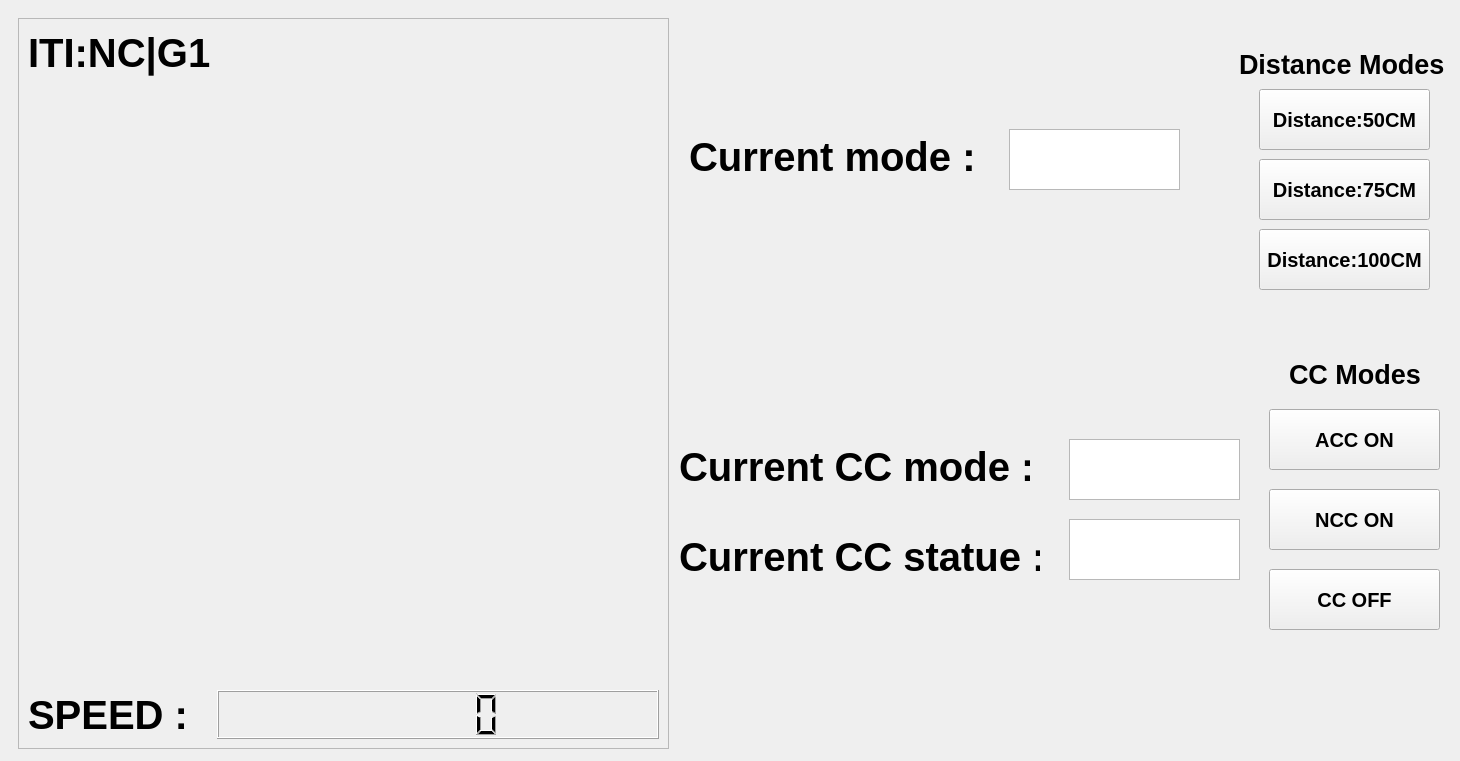
<?xml version="1.0" encoding="UTF-8"?>
<ui version="4.0">
 <class>MainWindow</class>
 <widget class="QMainWindow" name="MainWindow">
  <property name="geometry">
   <rect>
    <x>0</x>
    <y>0</y>
    <width>1460</width>
    <height>761</height>
   </rect>
  </property>
  <property name="windowTitle">
   <string>AnalogGaugeWidget_Demo</string>
  </property>
  <property name="styleSheet">
   <string notr="true"/>
  </property>
  <widget class="QWidget" name="centralwidget">
   <property name="styleSheet">
    <string notr="true"/>
   </property>
   <layout class="QVBoxLayout" name="verticalLayout_2">
    <item>
     <widget class="QFrame" name="frame">
      <widget class="QFrame" name="frame_2">
       <property name="geometry">
        <rect>
         <x>9</x>
         <y>9</y>
         <width>651</width>
         <height>731</height>
        </rect>
       </property>
       <property name="frameShape">
        <enum>QFrame::StyledPanel</enum>
       </property>
       <property name="frameShadow">
        <enum>QFrame::Raised</enum>
       </property>
       <layout class="QFormLayout" name="formLayout">
        <item row="0" column="0">
         <widget class="QLabel" name="label_28">
          <property name="font">
           <font>
            <pointsize>30</pointsize>
            <weight>75</weight>
            <bold>true</bold>
           </font>
          </property>
          <property name="text">
           <string>ITI:NC|G1</string>
          </property>
         </widget>
        </item>
        <item row="2" column="1">
         <widget class="QLCDNumber" name="SpeedLCD"/>
        </item>
        <item row="1" column="0" colspan="2">
         <widget class="AnalogGaugeWidget" name="widget" native="true">
          <property name="sizePolicy">
           <sizepolicy hsizetype="Expanding" vsizetype="Expanding">
            <horstretch>1</horstretch>
            <verstretch>1</verstretch>
           </sizepolicy>
          </property>
          <property name="minimumSize">
           <size>
            <width>300</width>
            <height>300</height>
           </size>
          </property>
          <property name="maximumSize">
           <size>
            <width>600</width>
            <height>600</height>
           </size>
          </property>
          <property name="baseSize">
           <size>
            <width>300</width>
            <height>300</height>
           </size>
          </property>
          <property name="styleSheet">
           <string notr="true"/>
          </property>
          <layout class="QHBoxLayout" name="horizontalLayout"/>
         </widget>
        </item>
        <item row="2" column="0">
         <widget class="QLabel" name="label_32">
          <property name="font">
           <font>
            <pointsize>30</pointsize>
            <weight>75</weight>
            <bold>true</bold>
           </font>
          </property>
          <property name="text">
           <string>SPEED :</string>
          </property>
         </widget>
        </item>
       </layout>
      </widget>
      <widget class="QPushButton" name="ButtonDistance50">
       <property name="geometry">
        <rect>
         <x>1250</x>
         <y>80</y>
         <width>171</width>
         <height>61</height>
        </rect>
       </property>
       <property name="font">
        <font>
         <pointsize>15</pointsize>
         <weight>75</weight>
         <bold>true</bold>
        </font>
       </property>
       <property name="text">
        <string>Distance:50CM</string>
       </property>
      </widget>
      <widget class="QPushButton" name="ButtonDistance75">
       <property name="geometry">
        <rect>
         <x>1250</x>
         <y>150</y>
         <width>171</width>
         <height>61</height>
        </rect>
       </property>
       <property name="font">
        <font>
         <pointsize>15</pointsize>
         <weight>75</weight>
         <bold>true</bold>
        </font>
       </property>
       <property name="text">
        <string>Distance:75CM</string>
       </property>
      </widget>
      <widget class="QPushButton" name="ButtonDistance100">
       <property name="geometry">
        <rect>
         <x>1250</x>
         <y>220</y>
         <width>171</width>
         <height>61</height>
        </rect>
       </property>
       <property name="font">
        <font>
         <pointsize>15</pointsize>
         <weight>75</weight>
         <bold>true</bold>
        </font>
       </property>
       <property name="text">
        <string>Distance:100CM</string>
       </property>
      </widget>
      <widget class="QPushButton" name="ButtonACC_ON">
       <property name="geometry">
        <rect>
         <x>1260</x>
         <y>400</y>
         <width>171</width>
         <height>61</height>
        </rect>
       </property>
       <property name="font">
        <font>
         <pointsize>15</pointsize>
         <weight>75</weight>
         <bold>true</bold>
        </font>
       </property>
       <property name="text">
        <string>ACC ON</string>
       </property>
      </widget>
      <widget class="QPushButton" name="ButtonCC_OFF">
       <property name="geometry">
        <rect>
         <x>1260</x>
         <y>560</y>
         <width>171</width>
         <height>61</height>
        </rect>
       </property>
       <property name="font">
        <font>
         <pointsize>15</pointsize>
         <weight>75</weight>
         <bold>true</bold>
        </font>
       </property>
       <property name="text">
        <string>CC OFF</string>
       </property>
      </widget>
      <widget class="QPushButton" name="ButtonNCC_ON">
       <property name="geometry">
        <rect>
         <x>1260</x>
         <y>480</y>
         <width>171</width>
         <height>61</height>
        </rect>
       </property>
       <property name="font">
        <font>
         <pointsize>15</pointsize>
         <weight>75</weight>
         <bold>true</bold>
        </font>
       </property>
       <property name="text">
        <string>NCC ON</string>
       </property>
      </widget>
      <widget class="QTextBrowser" name="TextCC_O_Mode">
       <property name="geometry">
        <rect>
         <x>1060</x>
         <y>430</y>
         <width>171</width>
         <height>61</height>
        </rect>
       </property>
       <property name="html">
        <string>&lt;!DOCTYPE HTML PUBLIC &quot;-//W3C//DTD HTML 4.0//EN&quot; &quot;http://www.w3.org/TR/REC-html40/strict.dtd&quot;&gt;
&lt;html&gt;&lt;head&gt;&lt;meta name=&quot;qrichtext&quot; content=&quot;1&quot; /&gt;&lt;style type=&quot;text/css&quot;&gt;
p, li { white-space: pre-wrap; }
&lt;/style&gt;&lt;/head&gt;&lt;body style=&quot; font-family:'Ubuntu'; font-size:8pt; font-weight:400; font-style:normal;&quot;&gt;
&lt;p align=&quot;center&quot; style=&quot;-qt-paragraph-type:empty; margin-top:0px; margin-bottom:0px; margin-left:0px; margin-right:0px; -qt-block-indent:0; text-indent:0px; font-size:11pt;&quot;&gt;&lt;br /&gt;&lt;/p&gt;&lt;/body&gt;&lt;/html&gt;</string>
       </property>
      </widget>
      <widget class="QTextBrowser" name="TextOCC_Statue">
       <property name="geometry">
        <rect>
         <x>1060</x>
         <y>510</y>
         <width>171</width>
         <height>61</height>
        </rect>
       </property>
       <property name="html">
        <string>&lt;!DOCTYPE HTML PUBLIC &quot;-//W3C//DTD HTML 4.0//EN&quot; &quot;http://www.w3.org/TR/REC-html40/strict.dtd&quot;&gt;
&lt;html&gt;&lt;head&gt;&lt;meta name=&quot;qrichtext&quot; content=&quot;1&quot; /&gt;&lt;style type=&quot;text/css&quot;&gt;
p, li { white-space: pre-wrap; }
&lt;/style&gt;&lt;/head&gt;&lt;body style=&quot; font-family:'Ubuntu'; font-size:8pt; font-weight:400; font-style:normal;&quot;&gt;
&lt;p align=&quot;center&quot; style=&quot;-qt-paragraph-type:empty; margin-top:0px; margin-bottom:0px; margin-left:0px; margin-right:0px; -qt-block-indent:0; text-indent:0px; font-size:11pt;&quot;&gt;&lt;br /&gt;&lt;/p&gt;&lt;/body&gt;&lt;/html&gt;</string>
       </property>
      </widget>
      <widget class="QTextBrowser" name="TextODistanceMode">
       <property name="geometry">
        <rect>
         <x>1000</x>
         <y>120</y>
         <width>171</width>
         <height>61</height>
        </rect>
       </property>
       <property name="html">
        <string>&lt;!DOCTYPE HTML PUBLIC &quot;-//W3C//DTD HTML 4.0//EN&quot; &quot;http://www.w3.org/TR/REC-html40/strict.dtd&quot;&gt;
&lt;html&gt;&lt;head&gt;&lt;meta name=&quot;qrichtext&quot; content=&quot;1&quot; /&gt;&lt;style type=&quot;text/css&quot;&gt;
p, li { white-space: pre-wrap; }
&lt;/style&gt;&lt;/head&gt;&lt;body style=&quot; font-family:'Ubuntu'; font-size:8pt; font-weight:400; font-style:normal;&quot;&gt;
&lt;p align=&quot;center&quot; style=&quot;-qt-paragraph-type:empty; margin-top:0px; margin-bottom:0px; margin-left:0px; margin-right:0px; -qt-block-indent:0; text-indent:0px; font-size:11pt;&quot;&gt;&lt;br /&gt;&lt;/p&gt;&lt;/body&gt;&lt;/html&gt;</string>
       </property>
      </widget>
      <widget class="QLabel" name="label_29">
       <property name="geometry">
        <rect>
         <x>680</x>
         <y>100</y>
         <width>321</width>
         <height>95</height>
        </rect>
       </property>
       <property name="font">
        <font>
         <pointsize>30</pointsize>
         <weight>75</weight>
         <bold>true</bold>
        </font>
       </property>
       <property name="text">
        <string>Current mode : </string>
       </property>
      </widget>
      <widget class="QLabel" name="label_30">
       <property name="geometry">
        <rect>
         <x>670</x>
         <y>410</y>
         <width>351</width>
         <height>95</height>
        </rect>
       </property>
       <property name="font">
        <font>
         <pointsize>30</pointsize>
         <weight>75</weight>
         <bold>true</bold>
        </font>
       </property>
       <property name="text">
        <string>Current CC mode :</string>
       </property>
      </widget>
      <widget class="QLabel" name="label_31">
       <property name="geometry">
        <rect>
         <x>670</x>
         <y>500</y>
         <width>361</width>
         <height>95</height>
        </rect>
       </property>
       <property name="font">
        <font>
         <pointsize>30</pointsize>
         <weight>75</weight>
         <bold>true</bold>
        </font>
       </property>
       <property name="text">
        <string>Current CC statue : </string>
       </property>
      </widget>
      <widget class="QLabel" name="label_33">
       <property name="geometry">
        <rect>
         <x>1230</x>
         <y>30</y>
         <width>211</width>
         <height>51</height>
        </rect>
       </property>
       <property name="font">
        <font>
         <pointsize>20</pointsize>
         <weight>75</weight>
         <bold>true</bold>
        </font>
       </property>
       <property name="text">
        <string>Distance Modes</string>
       </property>
      </widget>
      <widget class="QLabel" name="label_34">
       <property name="geometry">
        <rect>
         <x>1280</x>
         <y>340</y>
         <width>131</width>
         <height>51</height>
        </rect>
       </property>
       <property name="font">
        <font>
         <pointsize>20</pointsize>
         <weight>75</weight>
         <bold>true</bold>
        </font>
       </property>
       <property name="text">
        <string>CC Modes</string>
       </property>
      </widget>
     </widget>
    </item>
   </layout>
  </widget>
 </widget>
 <customwidgets>
  <customwidget>
   <class>AnalogGaugeWidget</class>
   <extends>QWidget</extends>
   <header location="global">analoggaugewidget</header>
   <container>1</container>
   <slots>
    <signal>valueChanged(int)</signal>
    <slot>update_angle_offset(int)</slot>
    <slot>update_value(int)</slot>
    <slot>update_value2(int)</slot>
    <slot>set_start_scale_angle(int)</slot>
    <slot>set_total_scale_angle_size(int)</slot>
    <slot>set_MinValue(int)</slot>
    <slot>set_MaxValue(int)</slot>
    <slot>set_NeedleColor(int)</slot>
    <slot>set_scala_main_count(int)</slot>
   </slots>
  </customwidget>
 </customwidgets>
 <resources/>
 <connections/>
</ui>
